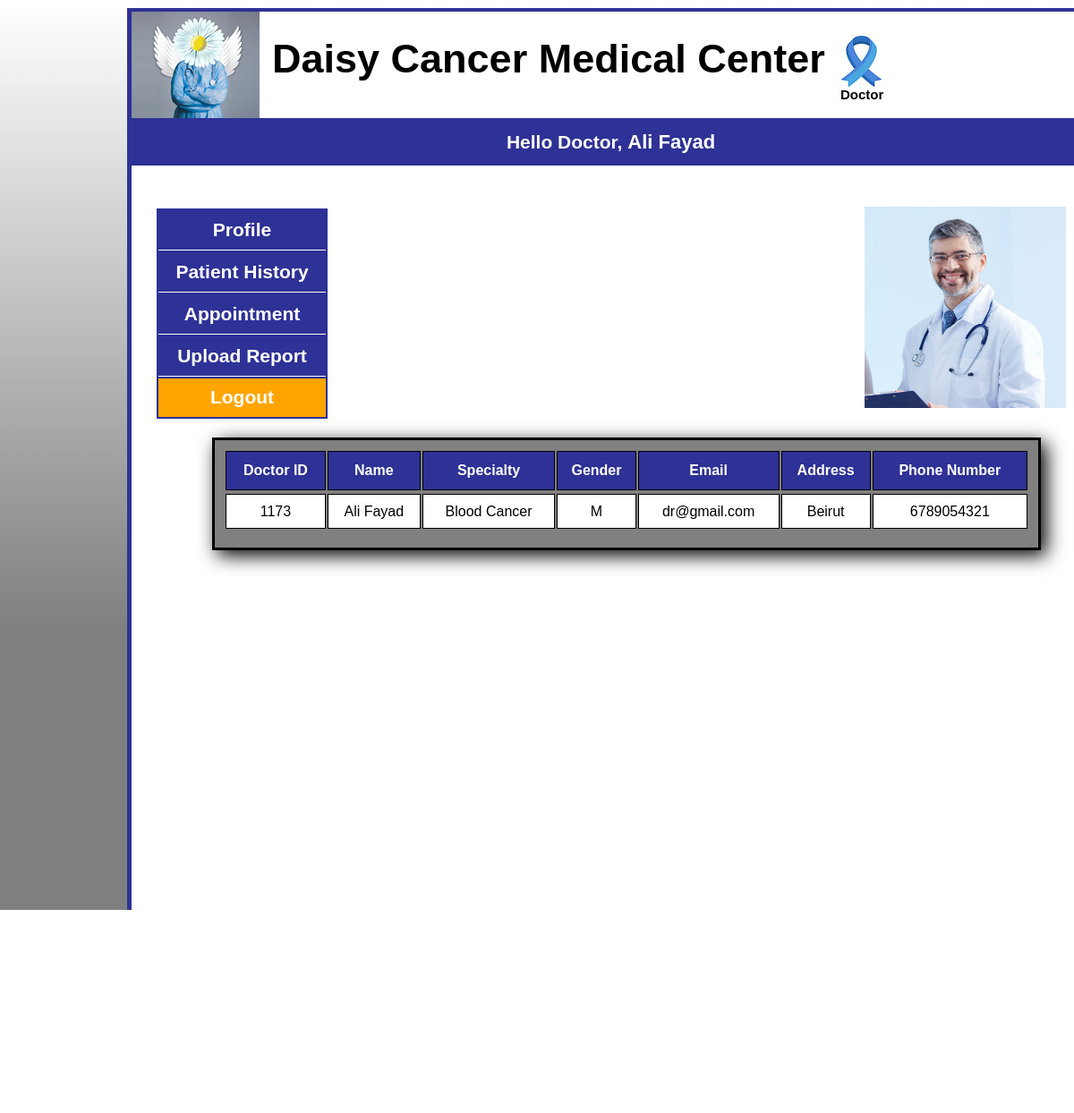
Page /Frontend/doctor_profile.php (signed in) on the committed database.
### tables this page shows
CREATE TABLE `doctor` (
  `doctorID` int(20) NOT NULL,
  `d_name` varchar(50) NOT NULL,
  `specialty` varchar(20) NOT NULL,
  `d_address` varchar(70) DEFAULT NULL,
  `d_phone` varchar(15) DEFAULT NULL,
  `d_email` varchar(20) NOT NULL,
  `d_gender` varchar(10) DEFAULT NULL,
  `d_password` varchar(15) DEFAULT NULL,
  `d_image` varchar(50) DEFAULT NULL
);

CREATE TABLE `specialty` (
  `specialtyID` int(11) NOT NULL,
  `s_name` varchar(100) NOT NULL
);

### Frontend/doctor_profile.php (the view, shortened to what this page needs)
<html>
<head>
</head>
<body vlink="#FFFFFF">
	<div id="apDiv1">
		<?php include('doctor_header.php'); ?>
		<?php include('doctor_header2.php'); ?>
		<div id="apDiv18">
			<form name="form1" method="post" action="">
				<table width="900" height="38" border="0">
					<tr>
						<th height="44">Doctor ID</th>
						<th height="44">Name</th>
						<th height="44">Specialty</th>
						<th height="44">Gender</th>
						<th height="44">Email</th>
						<th height="44">Address</th>
						<th height="44">Phone Number</th>
					</tr>
					<tr>
						<?php
						$uid = $_SESSION['id'];
						$querySelect1 = "select specialty from doctor where doctorID='$uid'";
						if (!($database = mysqli_connect("localhost", "root", "")))
							die("Could not connect to database </body></html>");
						if (!($result1 = mysqli_query($database, $querySelect1))) {
							print("<p>Could not execute query!</p>");
							die(mysqli_error() . "</body></html>");
						}
						$row1 = mysqli_fetch_row($result1);
						$sid = $row1[0];
						$querySelect2 = "select s_name from specialty where specialtyID='$sid'";
						if (!($result2 = mysqli_query($database, $querySelect2))) {
							print("<p>Could not execute query!</p>");
							die(mysqli_error() . "</body></html>");
						}
						$row2 = mysqli_fetch_row($result2);
						$querySelect = "select doctorID, d_name, d_gender, d_email, d_address, d_phone from doctor where doctorID='$uid'";
						if (!($result = mysqli_query($database, $querySelect))) {
							print("<p>Could not execute query!</p>");
							die(mysqli_error() . "</body></html>");
						}
						while ($row = mysqli_fetch_row($result)) {
							print "<tr height='39'>";
							print "<td>" . $row[0] . "</td>";
							print "<td>" . $row[1] . "</td>";
							print "<td>" . $row2[0] . "</td>";
							print "<td>" . $row[2] . "</td>";
							print "<td>" . $row[3] . "</td>";
							print "<td>" . $row[4] . "</td>";
							print "<td>" . $row[5] . "</td>";
							print "</tr>";
						}
						?>
					</tr>
				</table>
			</form>
		</div>
	</div>
</body>
</html>

### Frontend/doctor_header.php (shortened to what this page needs)
<div id="apDiv2">
	<div id="apDiv4"></div>
	<div id="apDiv5">
		<div align="left">Daisy Cancer Medical Center <img src="Image/ribbon.png" align="top"></div>
		<div align="left" class="doctor">Doctor</div>
	</div>
</div>
<div id="apDiv6">
	<table width="1071" height="54" border="0">
		<tr>
			<td width="145">
				<div align="center" id="ap6"><a>Hello Doctor,
						<?php
						$uid = $_SESSION['id'];
						$querySelect = "select d_name from doctor where doctorID='$uid'";
						if (!($database = mysqli_connect("localhost", "root", "")))
							die("Could not connect to database </body></html>");
						if (!($result = mysqli_query($database, $querySelect))) {
							print("<p>Could not execute query!</p>");
							die(mysqli_error() . "</body></html>");
						}
						$row = mysqli_fetch_row($result);
						print "<font style='font-size:22px;'><strong>" . $row[0] . "</strong></font>";
						?>
					</a></div>
			</td>
		</tr>
	</table>
</div>

### Frontend/doctor_header2.php (shortened to what this page needs)
<html>
<head>
	<div id="apDiv12">
		<div id="apDiv15">
			<?php
			$uid = $_SESSION['id'];
			$querySelect = "select d_image from doctor where doctorID='$uid'";
			if (!($database = mysqli_connect("localhost", "root", "")))
				die("Could not connect to database </body></html>");
			if (!($result = mysqli_query($database, $querySelect))) {
				print("<p>Could not execute query!</p>");
				die(mysqli_error() . "</body></html>");
			}
			$row = mysqli_fetch_row($result);
			$img = $row[0];
			print "<img src='imge/";
			print $img;
			print "' height='225px' width='225px'>";
			?>
		</div>
		<div id="apDiv8">
			<table width="191" height="235" border="0">
				<tr>
					<td width="195">
						<div align="center"><a href="doctor_profile.php">Profile</a></div>
					</td>
				</tr>
				<tr>
					<td onMouseOver="show1()" onMouseOut="hide1()">
						<div align="center"><a href="#">Patient History</a></div>
					</td>
				</tr>
				<tr>
					<td onmouseover="show()" onMouseOut="hide()">
						<div align="center"><a href="#">Appointment</a></div>
					</td>
				</tr>
				<tr>
					<td>
						<div align="center"><a href="p_report.php">Upload Report</a></div>
					</td>
				</tr>
				<tr>
					<td class="logout">
						<div align="center"><a href="d_logout.php">Logout</a></div>
					</td>
				</tr>
			</table>
		</div>
	</div>

### Frontend/doctor_profile.php (style rules this page uses)
#apDiv18 { position: absolute; width: 900px; height: 100px; left: 90px; top: 475px; border: 3px solid black; background-color: gray; box-shadow: 6px 6px 20px rgba(0, 0, 0, 1); padding: 10px; }
#apDiv18 tr td { background-color: white; border: 1px solid black; text-align: center; }
#apDiv18 tr th { background-color: #2e3196; color: white; border: 1px solid black; }

### Frontend/doctor_header.php (style rules this page uses)
body { height: 1400px; background-image: linear-gradient(white, grey, grey); font-family: Arial, Helvetica, sans-serif; margin: 0 auto; padding: 0px; }
#apDiv1 { position: absolute; width: 1070px; height: 1197px; z-index: 1; left: 142px; top: 9px; color: #CCC; background-color: white; border: 5px solid #2e3196; }
#apDiv2 { position: absolute; width: 1071px; height: 119px; z-index: 1; left: 0px; top: -1px; color: #D6D6D6; background-color: #FFFFFF; ; }
#apDiv4 { position: absolute; width: 151px; height: 120px; z-index: 2; background-image: url(Image/logo.png); background-repeat: no-repeat; }
#apDiv5 { position: absolute; width: 785px; height: 74px; z-index: 1; left: 157px; top: 27px; font-size: 45px; color: black; font-weight: bold; }
#apDiv6 { position: absolute; width: 1071px; height: 53px; z-index: 3; top: 118px; background-color: #2e3196; font-weight: bold; color: #FFF; left: 0px; }
a:link { text-decoration: none; color: white; font-weight: bold; font-size: 21px; }
a { text-decoration: none; color: white; font-weight: bold; font-size: 21px; }
#apDiv5 .doctor { position: absolute; font-size: 15px; left: 635px; }

### Frontend/doctor_header2.php (style rules this page uses)
#apDiv8 { position: absolute; width: 191px; height: 235px; left: 2px; top: 16px; background-color: #2e3196; }
#apDiv8 tr td { background-color: #2e3196; }
#apDiv12 { position: absolute; width: 1019px; height: 891px; z-index: 10; left: 26px; top: 203px; }
#apDiv15 { position: absolute; width: 225px; height: 225px; z-index: 5; left: 793px; top: 14px; }
#apDiv8 td { border-bottom: 1px solid white; }
#apDiv8 .logout { border-bottom: 0px solid white; background-color: orange; }

### rows in the picture
doctor: d_name "Ali Fayad", d_image (picture), doctorID "1173", d_gender "M", d_email "dr@gmail.com", d_address "Beirut", d_phone "6789054321"
specialty: s_name "Blood Cancer"
